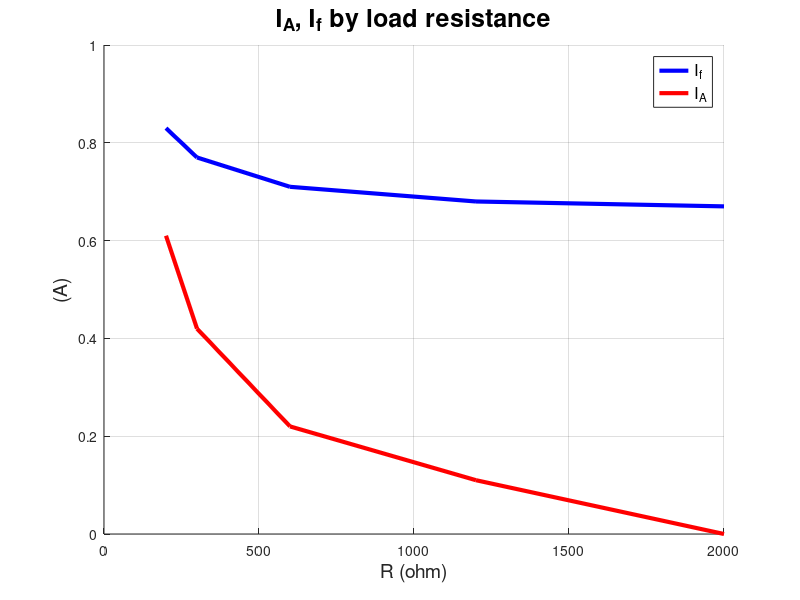
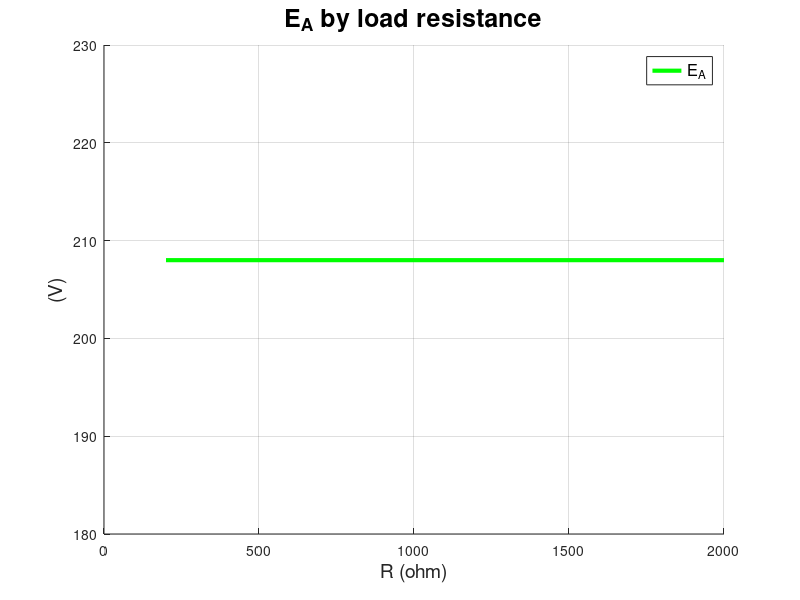

Recreate these plots in MATLAB, in order.
%{
    1  :  exp2
    2  :  exp3
    3  :  exp4
    4  :  exp4
%}
format compact;
close all;
clear all;
clc;
select = 4;


%-------------------------------------------------------------------------------------
if select == 1
    I_f = [0.1, 0.2, 0.3, 0.4, 0.5, 0.6, 0.7, 0.8, 0.9];
    E_A = [27.72, 53.14, 74.92, 93.26, 106.43, 116.16, 123.98, 129.03, 134.05];
    siz_arr1 = size(I_f);
    siz_arr2 = size(E_A);
    if siz_arr1 ~= siz_arr2
        fprintf("\nbad>> siz1:  %0.3f  ,  siz2:  %0.3f\n", siz_arr1(2), siz_arr2(2));
    end
    my_siz = siz_arr2(2);
    fprintf("I_f (A)  |  E_A  (V)\n");
    fprintf("---------------------\n");
    for ii = 1:1:my_siz
        fprintf("  %0.2f   |  %0.2f\n", I_f(ii), E_A(ii));
    end
    
    figure('Position', [20, 20, 800, 800]);
    hold on;
    grid on;
    title("E_A vs I_f", 'fontsize', 18);
    xlabel("I_f (A)", 'fontsize', 14);
    ylabel("E_A (V)", 'fontsize', 14);
    plot(I_f, E_A, 'b-', 'linewidth', 3);
    hold off;
end


%-------------------------------------------------------------------------------------
if select == 2
    I_f = [0.05 , 0.1  , 0.15 , 0.2  , 0.25];
    I_A = [0.135, 0.249, 0.363, 0.481, 0.612];
    siz_arr1 = size(I_f);
    siz_arr2 = size(I_A);
    if siz_arr1 ~= siz_arr2
        fprintf("\nbad>> siz1:  %0.3f  ,  siz2:  %0.3f\n", siz_arr1(2), siz_arr2(2));
    end
    my_siz = siz_arr2(2);
    fprintf("I_f (A)  |  I_A  (A)\n");
    fprintf("---------------------\n");
    for ii = 1:1:my_siz
        fprintf("  %0.2f   |  %0.2f\n", I_f(ii), I_A(ii));
    end
    
    figure('Position', [20, 20, 800, 800]);
    hold on;
    grid on;
    title("I_A vs I_f", 'fontsize', 18);
    xlabel("I_f (A)", 'fontsize', 14);
    ylabel("I_A (A)", 'fontsize', 14);
    plot(I_f, I_A, 'b-', 'linewidth', 3);
    hold off;
end


%-------------------------------------------------------------------------------------
if select == 3
    I_f = [0.67, 0.67  , 0.67  , 0.67  , 0.67  , 0.67  , 0.67  ];
    I_A = [0   , 0.95  , 0.19  , 0.28  , 0.38  , 0.55  , 0.62  ];
    E_A = [208 , 205.43, 202.38, 199.36, 196.54, 190.23, 187.76];
    R =   [2000, 1200  , 600   , 400   , 300   , 300   , 171   ];
    fprintf("I_f (A)  |  R (ohm)  |  I_A (A)  |  E_A (V)\n");
    fprintf("---------------------------------------------\n");
    for ii = 1:1:7
        fprintf("  %0.2f   |  %7.2f  |  %0.2f     | %0.2f\n",...
            I_f(ii), R(ii), I_A(ii), E_A(ii));
    end
    %
    figure('Position', [20, 20, 800, 800]);
    hold on;
    grid on;
    title("I_A, I_f by load resistance", 'fontsize', 18);
    xlabel("R (ohm)", 'fontsize', 14);
    ylabel("(A)", 'fontsize', 14);
    plot(flip(R), flip(I_f), 'b-', 'linewidth', 3);
    plot(flip(R), flip(I_A), 'r-', 'linewidth', 3);
    %plot(R, E_A, 'g-', 'linewidth', 3);
    legend('I_f', 'I_A', 'best', 'fontsize', 12);
    hold off;
    %
    %
    figure('Position', [20, 20, 800, 800]);
    hold on;
    grid on;
    title("E_A by load resistance", 'fontsize', 18);
    xlabel("R (ohm)", 'fontsize', 14);
    ylabel("(V)", 'fontsize', 14);
    plot(flip(R), flip(E_A), 'g-', 'linewidth', 3);
    %plot(R, E_A, 'g-', 'linewidth', 3);
    legend('E_A', 'best', 'fontsize', 12);
    hold off;
    %}
end


%-------------------------------------------------------------------------------------
if select == 4
    I_f = [0.67, 0.68  , 0.71  , 0.77  , 0.83];
    I_A = [0   , 0.11  , 0.22  , 0.42  , .61 ];
    E_A = [208 , 208   , 208   , 208   , 208 ];
    R =   [2000, 1200  , 600   , 300   , 200 ];
    fprintf("I_f (A)  |  R (ohm)  |  I_A (A)  |  E_A (V)\n");
    fprintf("---------------------------------------------\n");
    for ii = 1:1:4
        fprintf("  %0.2f   |  %7.2f  |  %0.2f     | %0.2f\n",...
            I_f(ii), R(ii), I_A(ii), E_A(ii));
    end
    %
    figure('Position', [20, 20, 800, 800]);
    hold on;
    grid on;
    title("I_A, I_f by load resistance", 'fontsize', 18);
    xlabel("R (ohm)", 'fontsize', 14);
    ylabel("(A)", 'fontsize', 14);
    plot(flip(R), flip(I_f), 'b-', 'linewidth', 3);
    plot(flip(R), flip(I_A), 'r-', 'linewidth', 3);
    %plot(R, E_A, 'g-', 'linewidth', 3);
    legend('I_f', 'I_A', 'best', 'fontsize', 12);
    hold off;
    %
    %
    figure('Position', [20, 20, 800, 800]);
    hold on;
    grid on;
    title("E_A by load resistance", 'fontsize', 18);
    xlabel("R (ohm)", 'fontsize', 14);
    ylabel("(V)", 'fontsize', 14);
    plot(flip(R), flip(E_A), 'g-', 'linewidth', 3);
    %plot(R, E_A, 'g-', 'linewidth', 3);
    legend('E_A', 'best', 'fontsize', 12);
    hold off;
    %}
end


%-------------------------------------------------------------------------------------
if select == 99
    
end
%%%%%%%%~~~~~~~~~END> 
